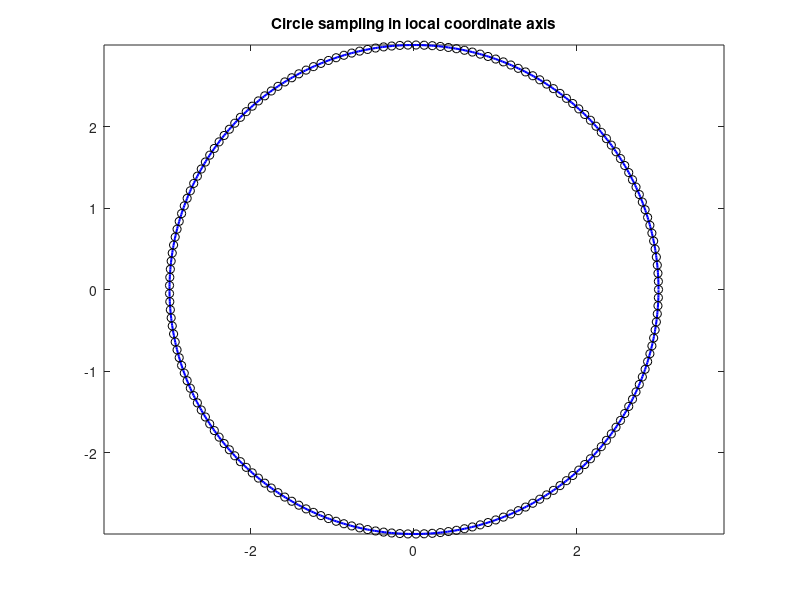

MATLAB code for this plot: (Note: this script raises an error after producing the figure.)
% make a circular obstacle
env.obst = {};
C1.name      = 'C1';
C1.type      = 'circle';
C1.mode      = 'known';
C1.center    = [4;4;1];
C1.radius    = 3;
env.obst{end+1} = C1;

R1.name         = 'R1';
R1.type         = 'rectangle';
R1.mode         = 'known';
R1.center       = [-2;3;1];
R1.width        = 3;
R1.height       = 0.8;
R1.orientation  = -pi/8;
env.obst{end+1} = R1;

% hardcode delta L
deltaL = 0.1;

% sample circular obstacle
center  = env.obst{1}.center;
R       = env.obst{1}.radius;

N       = ceil(2*pi*R/deltaL);
meas    = zeros(N,2);
for i=1:N
   meas(i,:) = [R*cos(i*2*pi/N) R*sin(i*2*pi/N)];
end

arc = 0:0.01:2*pi;
figure;
plot(R*cos(arc), R*sin(arc), 'b', 'LineWidth',1.5);
hold on;
plot(meas(:,1),meas(:,2),'ko');
axis equal;
title('Circle sampling in local coordinate axis');

% transform to world frame
T = homTrans(0.0,center);
for i=1:N
   A = T*[meas(i,:)';1];
   meas(i,:) = A(1:2);
end

arc = 0:0.01:2*pi;
figure;
plot(center(1)+R*cos(arc), center(2)+R*sin(arc), 'b', 'LineWidth',1.5);
hold on;
plot(meas(:,1),meas(:,2),'ko');
axis equal;
title('Circle sampling in global coordinate axis');




% sample rectangular obstacle
center  = env.obst{2}.center;
W       = env.obst{2}.width;
H       = env.obst{2}.height;
ori     = env.obst{2}.orientation;

NW      = ceil(W/deltaL);
NH      = ceil(H/deltaL);
meas    = [];

% north side
meas = [meas;[linspace(-0.5*W,0.5*W,NW)' 0.5*H*ones(NW,1)]];
% south side
meas = [meas;[linspace(-0.5*W,0.5*W,NW)' -0.5*H*ones(NW,1)]];
% west side
meas = [meas;[-0.5*W*ones(NH,1) linspace(-0.5*H,0.5*H,NH)']];
% south side
meas = [meas;[0.5*W*ones(NH,1) linspace(-0.5*H,0.5*H,NH)']];

% remove duplicates
meas = unique(meas,'rows');

figure;
C = rectangleCorners([0;0],W/2,H/2,0.0);
C(:,end+1) = C(:,1);
plot(C(1,:),C(2,:),'b','LineWidth',1.5);
hold on;
plot(meas(:,1),meas(:,2),'ko');
axis equal;
title('Rectangle sampling in local coordinate axis');

% transform to world frame
T = homTrans(ori,center);
for i=1:size(meas,1)
   A = T*[meas(i,:)';1];
   meas(i,:) = A(1:2);
end

figure;
C = rectangleCorners(center,W/2,H/2,ori);
C(:,end+1) = C(:,1);
plot(C(1,:),C(2,:),'b','LineWidth',1.5);
hold on;
plot(meas(:,1),meas(:,2),'ko');
axis equal;
title('Rectangle sampling in global coordinate axis');